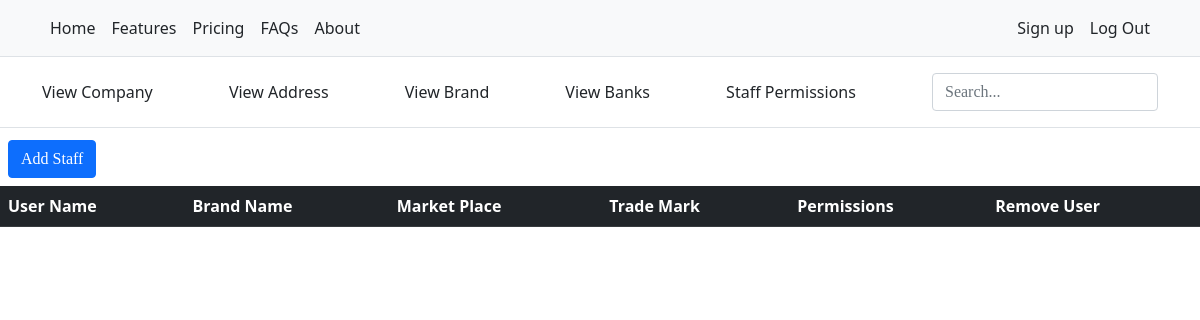
The app's page /staff (signed in), older data.
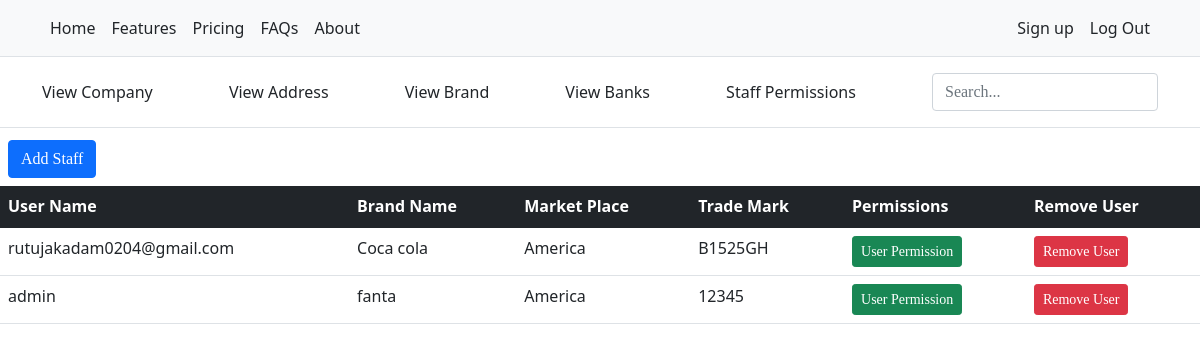
The same page, newer data.
### Business_Admin/models.py (models this page shows, shortened)
class PermissionToStaff(models.Model):
    brand_to_country = models.ForeignKey(BrandToMarket, on_delete=models.CASCADE, blank=True)
    to_staff = models.ForeignKey('auth.user', on_delete=models.CASCADE, null=True)
    staff_permission = models.ManyToManyField('auth.permission')
    staff_modules = models.CharField(max_length=10000, blank=True)

class BrandToMarket(models.Model):
    brand = models.ForeignKey(Brands, on_delete=models.CASCADE, blank=True, null=True)
    market = models.ForeignKey(Markets, on_delete=models.CASCADE, blank=True, null=True)
    trade_mark = models.CharField(max_length=200, blank=True, unique=True)

class Brands(models.Model):
    company = models.ForeignKey(Company, on_delete=models.CASCADE, blank=True, null=True)
    brand_name = models.CharField(max_length=200)
    def __str__(self) -> str:
        return self.brand_name

class Markets(models.Model):
    name = models.CharField(max_length=200)
    def __str__(self) -> str:
        return self.name

### Business_Admin/views.py (the view, shortened to what this page needs)
# urls.py: path('staff', login_required(Staff.as_view()), name='staff'),
class Staff(View):
    def get(self, request):
        data = {
            'brands_in_market' : BrandToMarket.objects.filter(brand__company__business_admin=request.user),
            'permission_staff': PermissionToStaff.objects.filter(brand_to_country__brand__company__business_admin=request.user),
        }
        return render(request, "business_admin/staff.html", data)

### templates/business_admin/staff.html (shortened to what this page needs)
{% extends 'base/base.html' %}{% load static %}{% block title %}Staff{% endblock %}  {% block container %} {% include 'business_admin/header2.html' %}
<div>
    <button type="button" class="btn btn-primary m-2" data-bs-toggle="modal" data-bs-target="#staticBackdrop">
        Add Staff
    </button>
</div>
<div>
    <table class="table">
        <thead class="table-dark">
            <tr>
                <th>User Name</th>
                <th>Brand Name</th>
                <th>Market Place</th>
                <th>Trade Mark</th>
                <th>Permissions</th>
                <th>Remove User</th>
            </tr>
        </thead>
        <tbody>
            {% for i in permission_staff %}
            <tr>
                <td>{{i.to_staff}}</td>
                <td>{{i.brand_to_country.brand}}</td>
                <td>{{i.brand_to_country.market}}</td>
                <td>{{i.brand_to_country.trade_mark}}</td>
                <td><button type="button" onclick="location.href='/staff/{{i.id}}'" class="btn btn-success btn-sm">User Permission</button></td>
                <td><button type="button" onclick='location.href="/delete_staff/{{i.id}}"' class="btn btn-danger btn-sm">Remove User</button></td>
            </tr>
            {% endfor %}
        </tbody>
    </table>
</div>
{% endblock %}

Row changes from the older to the newer data that the page shows:
added PermissionToStaff: to_staff "rutujakadam0204@gmail.com", brand_to_country.brand "Coca cola", brand_to_country.market "America", brand_to_country.trade_mark "B1525GH"
added PermissionToStaff: to_staff "admin", brand_to_country.brand "fanta", brand_to_country.market "America", brand_to_country.trade_mark "12345"
